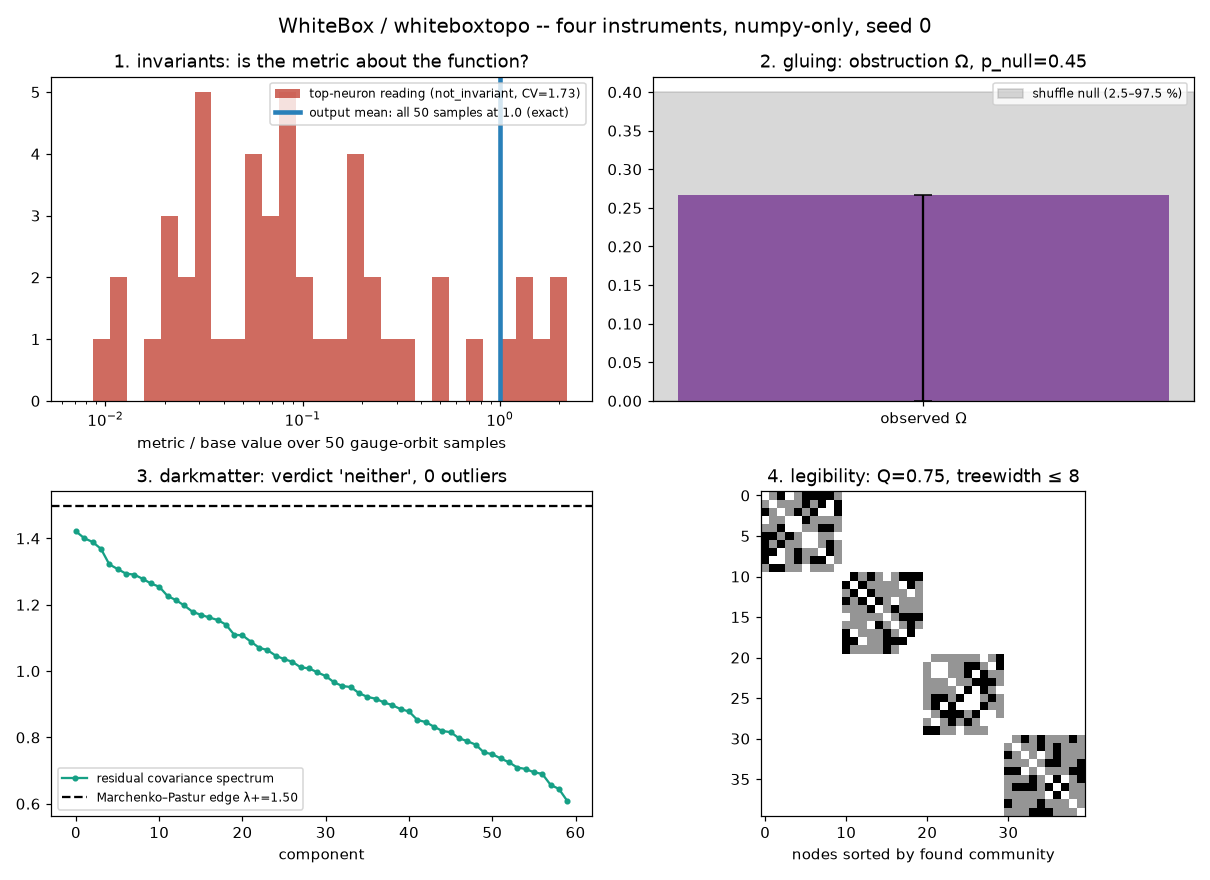

This chart was generated by the following Python code:
#!/usr/bin/env python
"""WhiteBox / whiteboxtopo in 60 seconds: the four instruments on synthetic data, no model, no GPU.

    cd whiteboxtopo && pip install -e ".[legibility]" matplotlib && python demo/whitebox_demo.py

Prints one verdict line per instrument and writes demo/whitebox_demo.png (2x2 panel).  Everything is
computed in this run; nothing is hard-coded.  The data are the README quickstart's synthetic cases:
  1. invariants  - a "top neuron activation" reading audited under the ReLU-MLP gauge orbit
  2. gluing      - two planted explanation regimes; does the explanation glue (Omega vs shuffle null)?
  3. darkmatter  - a pure-noise residual cloud; the instrument must say "neither" (no structure)
  4. legibility  - a planted 4-block attribution graph; modularity + treewidth bound
"""
import time, pathlib, sys
import numpy as np

t0 = time.time()
rng = np.random.default_rng(0)
out = pathlib.Path(__file__).resolve().parent
print("whiteboxtopo demo -- four instruments, numpy-only (seed 0)")

# 1. invariants ---------------------------------------------------------------------------------
from whiteboxtopo.invariants import check_invariance_e2, ReluMLP
mlp = ReluMLP([rng.normal(size=(3, 6)), rng.normal(size=(6, 1))], [rng.normal(size=6), rng.normal(size=1)])
X = rng.uniform(-1, 1, size=(50, 3))
def raw_top_neuron(m, X):                      # a classic non-invariant reading
    h = np.maximum(X @ m.Ws[0] + m.bs[0], 0)
    return float(h[:, 0].mean())
def output_mean(m, X):                         # a function-level reading, for contrast
    h = np.maximum(X @ m.Ws[0] + m.bs[0], 0)
    return float((h @ m.Ws[1] + m.bs[1]).mean())
inv_bad = check_invariance_e2(lambda m: raw_top_neuron(m, X), mlp, n_reps=50)
inv_good = check_invariance_e2(lambda m: output_mean(m, X), mlp, n_reps=50)
print(f"[1 invariants]  'top neuron activation': verdict={inv_bad.verdict}, broken_by={inv_bad.broken_by}, CV={inv_bad.cv:.3g}"
      f"   |   'network output mean': verdict={inv_good.verdict}, CV={inv_good.cv:.2g}")

# 2. gluing -------------------------------------------------------------------------------------
from whiteboxtopo.gluing import explanation_obstruction
n = 400
scores = rng.normal(0, 0.3, size=(n, 20))
scores[: n // 2, :5] += 5.0
scores[n // 2 :, 10:15] += 5.0
emb = np.c_[np.r_[np.zeros(n // 2), np.ones(n - n // 2)], rng.normal(0, 0.1, n)]
g = explanation_obstruction(scores, embedding=emb, k=4, k_e=8, n_shuffle=40, n_boot=40)
print(f"[2 gluing]      Omega={g.omega:.3g} (CI {g.omega_ci[0]:.3g}..{g.omega_ci[1]:.3g}), shuffle null [{g.null_lo:.3g}, {g.null_hi:.3g}], "
      f"p_null={g.p_null:.3g}, significant_vs_null={g.significant_vs_null}, nerve edges={len(g.edges)}, frustrated={g.n_frustrated_edges}")

# 3. darkmatter ---------------------------------------------------------------------------------
from whiteboxtopo.darkmatter import residual_structure
errors = rng.standard_normal((1200, 60))         # e.g. e = x - SAE(x); here pure noise
dm = residual_structure(errors, n_points=400, n_boot=5, n_components=10)
print(f"[3 darkmatter]  verdict={dm.verdict!r}, MP outliers={dm.n_outliers}/{dm.p} (CI {dm.n_outliers_ci}), "
      f"lambda+={dm.mp_edge:.3g}, TC ratio={dm.tc_ratio:.3g}" if dm.topology_run else
      f"[3 darkmatter]  verdict={dm.verdict!r}, MP outliers={dm.n_outliers}/{dm.p}, lambda+={dm.mp_edge:.3g}")

# 4. legibility ---------------------------------------------------------------------------------
from whiteboxtopo.legibility import modularity_q, treewidth_bound, symmetrise
N = 40
lab = np.arange(N) // 10
A = symmetrise((lab[:, None] == lab[None, :]) * (rng.random((N, N)) < 0.6))
Q, membership = modularity_q(A)
tw = treewidth_bound(A)
print(f"[4 legibility]  modularity Q={Q:.3f} ({len(set(membership))} communities found, 4 planted), treewidth bound={tw}")
print(f"done in {time.time() - t0:.1f} s")

# figure ----------------------------------------------------------------------------------------
import matplotlib
matplotlib.use("Agg")
import matplotlib.pyplot as plt
fig, ax = plt.subplots(2, 2, figsize=(11, 8))
fig.suptitle("WhiteBox / whiteboxtopo -- four instruments, numpy-only, seed 0", fontsize=13)
a = ax[0, 0]
r_bad = np.abs(inv_bad.values.ravel() / inv_bad.base_value) + 1e-12
r_good = np.abs(inv_good.values.ravel() / inv_good.base_value) + 1e-12
bins = np.logspace(np.log10(min(r_bad.min(), 0.5)), np.log10(max(r_bad.max(), 2.0)), 30)
a.hist(r_bad, bins=bins, color="#c0392b", alpha=.75, label=f"top-neuron reading ({inv_bad.verdict}, CV={inv_bad.cv:.2f})")
a.axvline(1.0, color="#2980b9", lw=3, label=f"output mean: all 50 samples at 1.0 ({inv_good.verdict})")
a.set_xscale("log"); a.set_xlabel("metric / base value over 50 gauge-orbit samples"); a.set_title("1. invariants: is the metric about the function?"); a.legend(fontsize=8)
a = ax[0, 1]
a.bar(["observed Ω"], [g.omega], color="#8e44ad", yerr=[[g.omega - g.omega_ci[0]], [g.omega_ci[1] - g.omega]], capsize=6)
a.axhspan(g.null_lo, g.null_hi, color="grey", alpha=.3, label="shuffle null (2.5–97.5 %)")
a.set_title(f"2. gluing: obstruction Ω, p_null={g.p_null:.3g}"); a.legend(fontsize=8)
a = ax[1, 0]
ev = np.sort(dm.eigenvalues)[::-1]
a.plot(ev, "o-", ms=3, color="#16a085", label="residual covariance spectrum")
a.axhline(dm.mp_edge, color="k", ls="--", label=f"Marchenko–Pastur edge λ+={dm.mp_edge:.2f}")
a.set_title(f"3. darkmatter: verdict '{dm.verdict}', {dm.n_outliers} outliers"); a.set_xlabel("component"); a.legend(fontsize=8)
a = ax[1, 1]
order = np.argsort(membership)
a.imshow(A[np.ix_(order, order)], cmap="Greys", interpolation="nearest")
a.set_title(f"4. legibility: Q={Q:.2f}, treewidth ≤ {tw}"); a.set_xlabel("nodes sorted by found community")
fig.tight_layout()
fig.savefig(out / "whitebox_demo.png", dpi=110)
print(f"figure -> {out / 'whitebox_demo.png'}")
